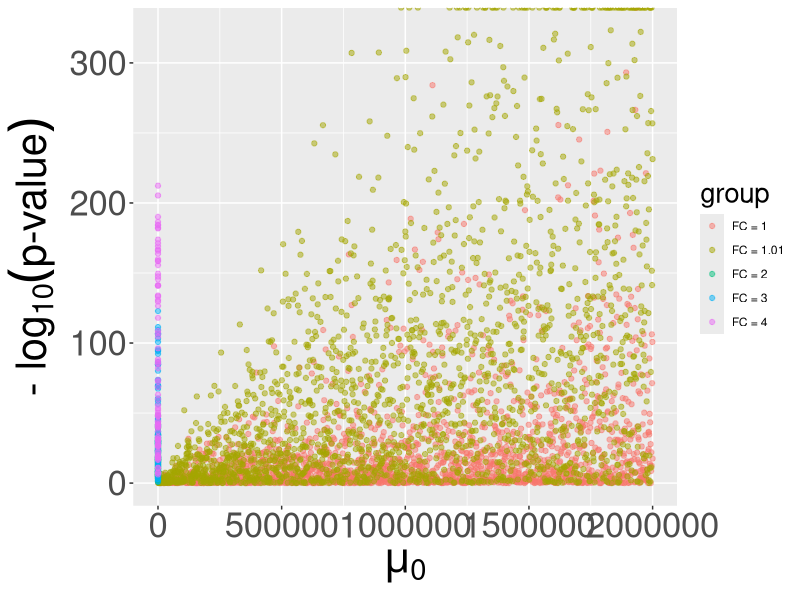
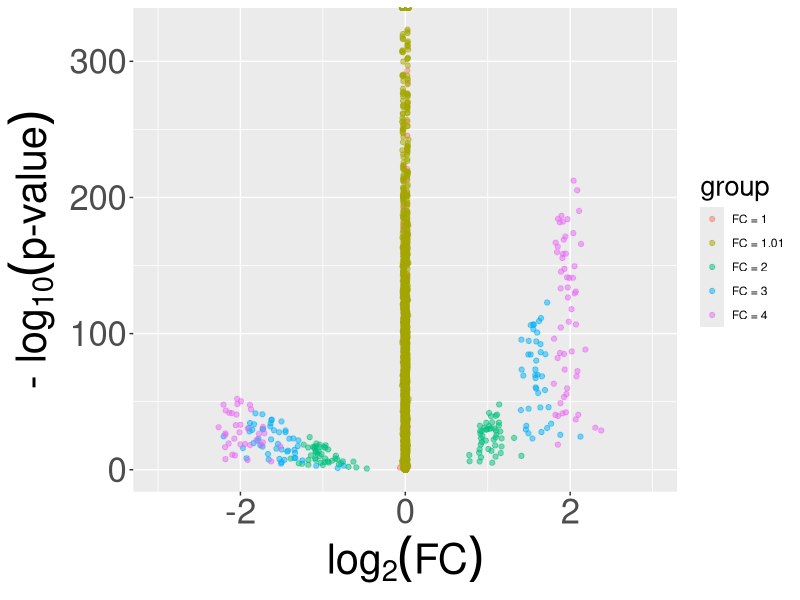

The R source for these figures, in order:

command.arguments <- commandArgs(trailingOnly = TRUE);
code.directory    <- normalizePath(command.arguments[1]);
output.directory  <- normalizePath(command.arguments[2]);
tmp.directory     <- normalizePath(command.arguments[3]);

####################################################################################################
library(ggplot2);

resolution <- 100;

####################################################################################################
generate.DF.output <- function(
	num.replicates = NULL,
	lambdas        = NULL,
	fold.change    = NULL,
	group          = NULL
	) {

	DF.output <- data.frame(
		lambda  = numeric(length(lambdas)),
		log2.FC = numeric(length(lambdas)),
		pval    = numeric(length(lambdas))
		);

	for (i in 1:length(lambdas)) {

		temp.mean   <- lambdas[i];
		temp.factor <- fold.change;
		if (0.5 < sample(x = c(0,1), size = 1)) { temp.factor <- 1/temp.factor; }

		lambda0 <- rnorm(n = num.replicates, mean =               temp.mean, sd =               temp.mean/100);
		lambda1 <- rnorm(n = num.replicates, mean = temp.factor * temp.mean, sd = temp.factor * temp.mean/100);

		obs0 <- rpois(n = num.replicates, lambda = lambda0);
		obs1 <- rpois(n = num.replicates, lambda = lambda1);

		DF.data <- rbind(
			data.frame(count = obs0, group = rep('A',length(obs0))),
			data.frame(count = obs1, group = rep('B',length(obs1)))
			);

		results.glm   <- glm(formula = count ~ group, data = DF.data, family = 'poisson');
		results.anova <- anova(results.glm,test='LRT');

		temp.pvalue   <- results.anova[['Pr(>Chi)']][2];
		temp.log2.FC  <- log2(mean(obs1)/mean(obs0));
		DF.output[i,] <- c(temp.mean,temp.log2.FC,temp.pvalue);

		}

	DF.output[,'minus.log10.pval'] <- -log10(DF.output[,'pval']);
	DF.output <- cbind(DF.output, group = factor(rep(group,nrow(DF.output))));

	return(DF.output);

	}

####################################################################################################
setwd(output.directory);

####################################################################################################
num.replicates <- 5;
lambdas        <- seq(1000,2e6,1000);
fold.change    <- 1;

DF.output.0 <- generate.DF.output(
	num.replicates = num.replicates,
	lambdas        = lambdas,
	fold.change    = fold.change,
	group          = paste0('FC = ',fold.change)
	);

####################################################################################################
num.replicates <- 5;
lambdas        <- seq(1000,2e6,1000);
fold.change    <- 1.01;

DF.output.1 <- generate.DF.output(
	num.replicates = num.replicates,
	lambdas        = lambdas,
	fold.change    = fold.change,
	group          = paste0('FC = ',fold.change)
	);

####################################################################################################
num.replicates <- 5;
lambdas        <- seq(10,100,1);
fold.change    <- 2;

DF.output.2 <- generate.DF.output(
	num.replicates = num.replicates,
	lambdas        = lambdas,
	fold.change    = fold.change,
	group          = paste0('FC = ',fold.change)
	);

####################################################################################################
num.replicates <- 5;
lambdas        <- seq(10,100,1);
fold.change    <- 3;

DF.output.3 <- generate.DF.output(
	num.replicates = num.replicates,
	lambdas        = lambdas,
	fold.change    = fold.change,
	group          = paste0('FC = ',fold.change)
	);

####################################################################################################
num.replicates <- 5;
lambdas        <- seq(10,100,1);
fold.change    <- 4;

DF.output.4 <- generate.DF.output(
	num.replicates = num.replicates,
	lambdas        = lambdas,
	fold.change    = fold.change,
	group          = paste0('FC = ',fold.change)
	);

####################################################################################################
DF.output <- rbind(DF.output.0,DF.output.1,DF.output.2,DF.output.3,DF.output.4);
write.table(
	file      = 'rare-events-count-data.csv',
	x         = DF.output,
	sep       = '\t',
	quote     = FALSE,
	row.names = FALSE
	);

####################################################################################################
temp.filename <- 'pvalues.png';
my.ggplot <- ggplot(data = NULL);
my.ggplot <- my.ggplot + geom_point(mapping = aes(x = lambda, y = minus.log10.pval, colour = group), data = DF.output, alpha = 0.5);
my.ggplot <- my.ggplot + xlab(expression(mu[0]));
my.ggplot <- my.ggplot + ylab(expression('- log'[10]('p-value'))); #ylab("-log10(p-value)");
my.ggplot <- my.ggplot + theme(title = element_text(size = 20), axis.title = element_text(size = 30), axis.text  = element_text(size = 25));
ggsave(file = temp.filename, plot = my.ggplot, dpi = resolution, height = 6, width = 12, units = 'in');

####################################################################################################
temp.filename <- 'volcanoplot.png';
my.ggplot <- ggplot(data = NULL);
my.ggplot <- my.ggplot + geom_point(mapping = aes(x = log2.FC, y = minus.log10.pval, colour = group), data = DF.output, alpha = 0.5);
my.ggplot <- my.ggplot + xlab(expression('log'[2]('FC')));         #xlab("log2(FC)");
my.ggplot <- my.ggplot + ylab(expression('- log'[10]('p-value'))); #ylab("-log10(p-value)");
my.ggplot <- my.ggplot + scale_x_continuous(limits = 3.0 * c(-1,1));
my.ggplot <- my.ggplot + theme(title = element_text(size = 20), axis.title = element_text(size = 30), axis.text  = element_text(size = 25));
ggsave(file = temp.filename, plot = my.ggplot, dpi = resolution, height = 6, width = 12, units = 'in');

####################################################################################################

q();
